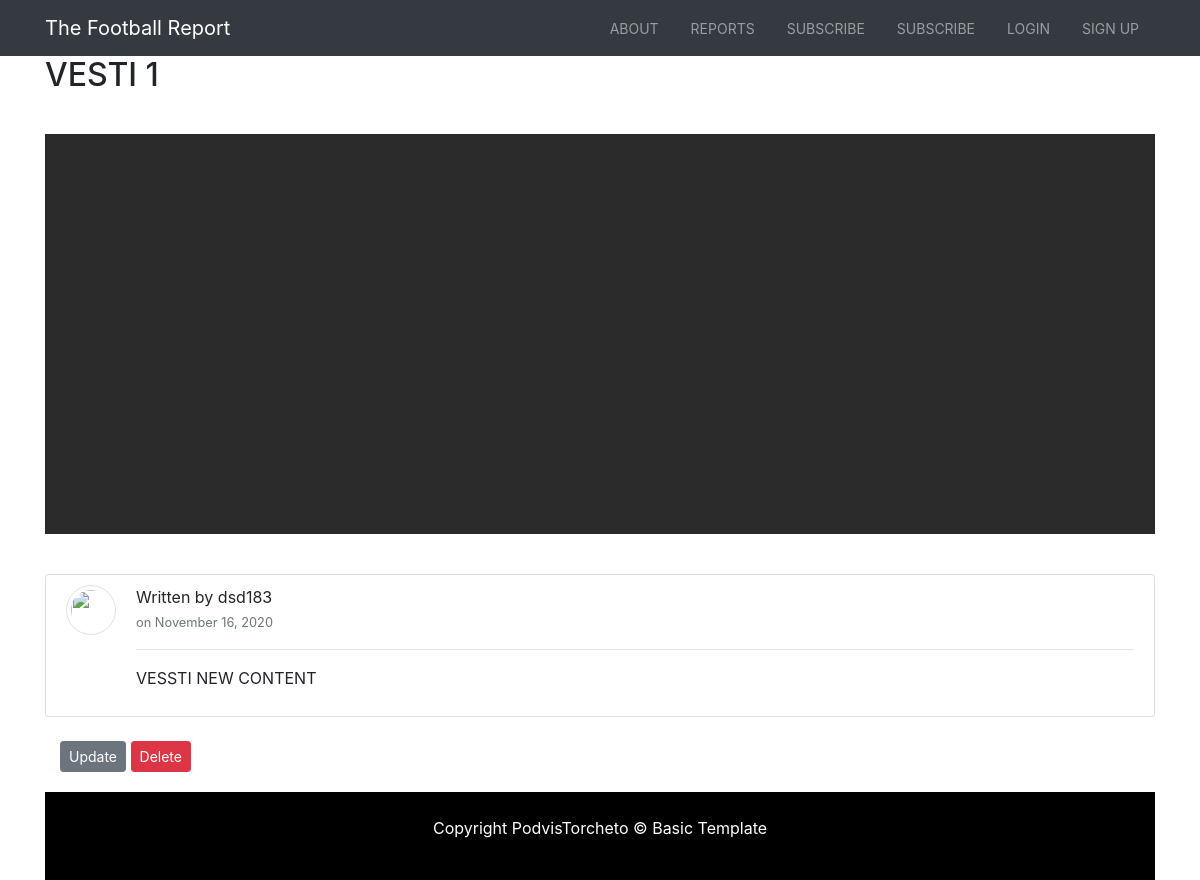
The app's page /article/10/, older data.
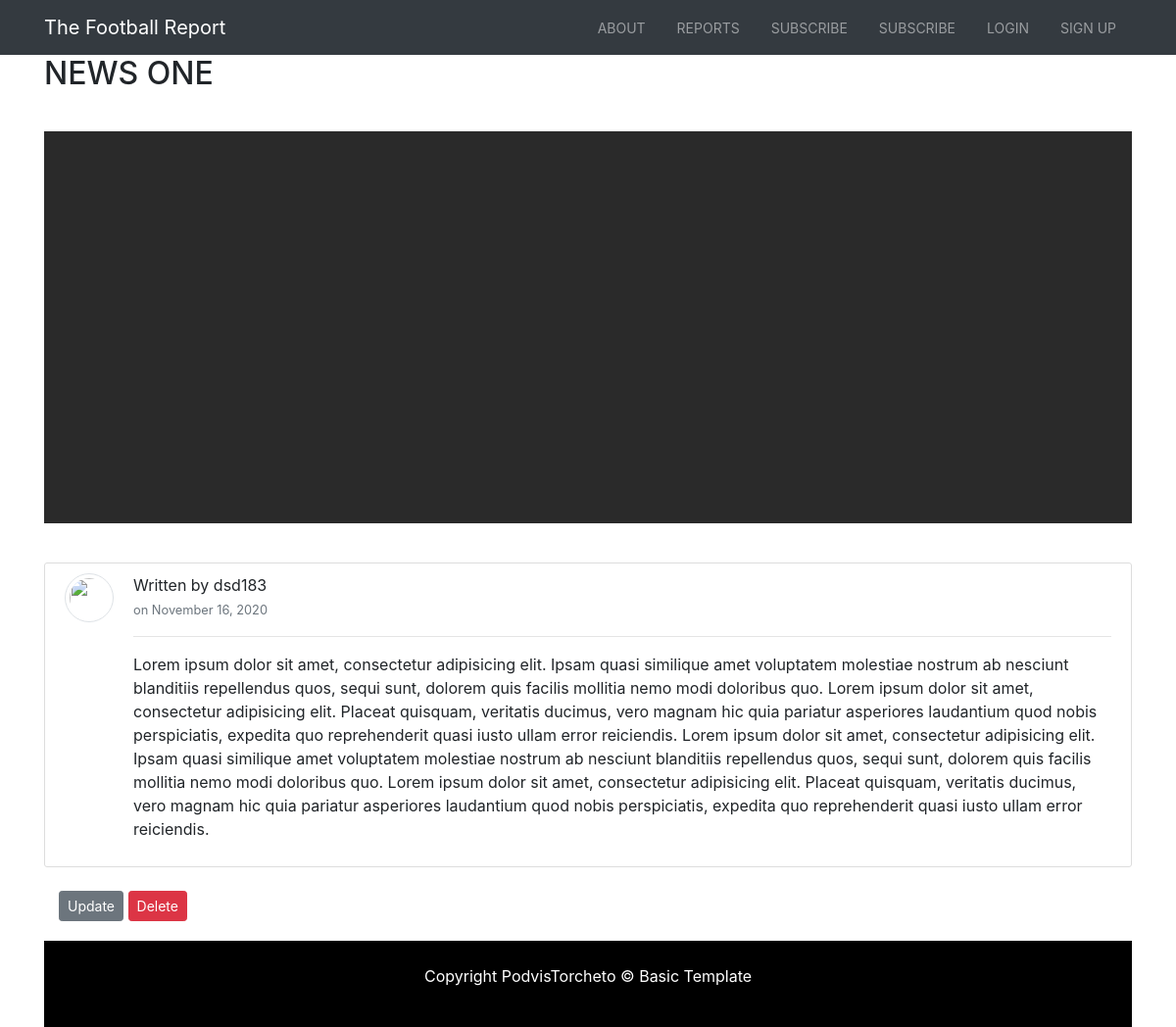
The same page, newer data.
### blog/models.py (models this page shows, shortened)
class Article(models.Model):
    title = models.CharField(max_length=100)
    content = models.TextField()
    date_posted = models.DateTimeField(default=timezone.now)
    author = models.ForeignKey(Profile, on_delete=models.CASCADE)

### profiles/models.py (models this page shows)
class Profile(models.Model):
    user = models.OneToOneField(User, on_delete=models.CASCADE)
    image = models.ImageField(default="default.jpg", upload_to="profile_pics")
    def __str__(self):
        return self.user.username

### blog/views.py (the view)
# urls.py: path('article/<int:pk>/', ArticleDetailView.as_view(), name='article_detail'),
class ArticleDetailView(DetailView):
    model = Article

### cart/contexts.py (called while the page is built)
def cart_contents(request):
    cart = request.session.get('cart', {})
    cart_items = []
    total = 0
    subscription_count = 0
    """
    context = {
        'cart_items': cart_items,
        'total': total,
        'subscription_count': subscription_count,
    }"""
    for id, quantity in cart.items():
        subscription = get_object_or_404(Subscription, pk=id)
        total += quantity * subscription.price
        subscription_count += quantity
        cart_items.append({'id': id, 'quantity': quantity, 'subscription': subscription})
    return {'cart_items': cart_items, 'total': total, 'suscription_count': subscription_count}

### blog/templates/blog/article_detail.html (shortened to what this page needs)
{% extends "base.html" %}
{% load static %}
{% block content %}
<div class="container">
    <div><h2>{{ article.title }}</h2></div>
    <div class="banner">
    </div>
</div>
<div class="container">
  <div class="first">
 <article class="media content-section">
					<img class="author-img img-thumbnail rounded-circle" src="{{ user.profile.image.url }}">
					<div class="media-body">Written by <a class="mr-2">{{ article.author }}</a>
						<div class="article-metadata">
							<small class="text-muted">on {{ article.date_posted|date:"F d, Y" }}</small>
						</div>
                        <hr>
					  <p class="article-content">{{ article.content }}</p>
					</div>
				</article>
  </div>
	<div class="container">
		<div class="row">
			<div class="col">
					<div class="media-body">
						<div class="article-metadata">
                        <form method="post">
                            <div class="form-group">
                            <a class="btn btn-secondary btn-sm mt-1 mb-1" href="{% url 'article_update' object.id %}">Update</a>
                            <a class="btn btn-danger btn-sm mt-1 mb-1" href="{% url 'article_confirm_delete' object.id %}">Delete</a>
                            </div>
                        </form>
						</div>
					</div>
			</div>
		</div>
	</div>
{% endblock %}

Row changes from the older to the newer data that the page shows:
changed Article "dsd183": title "VESTI 1" → "NEWS ONE"; content "VESSTI NEW CONTENT" → "Lorem ipsum dolor sit amet, consectetur adipisicing elit. Ipsam quasi similique amet voluptatem molestiae nostrum ab nesciunt blanditiis repellendus quos, sequi sunt, dolorem quis facilis mollitia nemo modi doloribus quo. Lorem ipsum dolor sit amet, consectetur adipisicing elit. Placeat quisquam, veritatis ducimus, vero magnam hic quia pariatur asperiores laudantium quod nobis perspiciatis, expedita quo reprehenderit quasi iusto ullam error reiciendis. Lorem ipsum dolor sit amet, consectetur adipisicing elit. Ipsam quasi similique amet voluptatem molestiae nostrum ab nesciunt blanditiis repellendus quos, sequi sunt, dolorem quis facilis mollitia nemo modi doloribus quo. Lorem ipsum dolor…"
